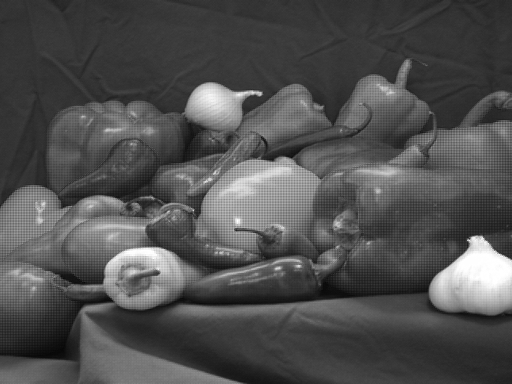
%> input picture inputGRBG.pgm (cropped and resized to the size of MATLAB's example picture), 512 x 384 px, given in place of peppers.png, which was not available
$ octave makebayergreens.m   (GNU Octave 9; MATLAB toolbox functions it lacks are replaced by stand-ins)
%> lines starting %> are read from the running program, lines starting %| are printed output that depends on the picture; pictures that were not available may be replaced by others from this repository, and a replacement may not be noted
A=imread('peppers.png');
%> A is the input picture: size 384x512x3 uint8; min 7, max 255, mean 79.8
%A=imread('fabric.png');
A2=imresize(A,[484,724]);
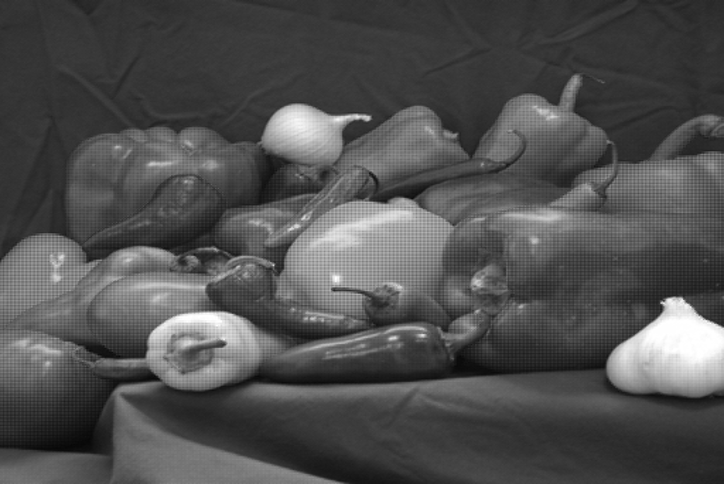
%> A2: size 484x724x3 uint8; min 7, max 255, mean 79.8
imshow(A2);
size(A2)
%> ans = [484 724 3]
B=zeros(484,724);
B(1:2:end,1:2:end)=A2(1:2:end,1:2:end,2);
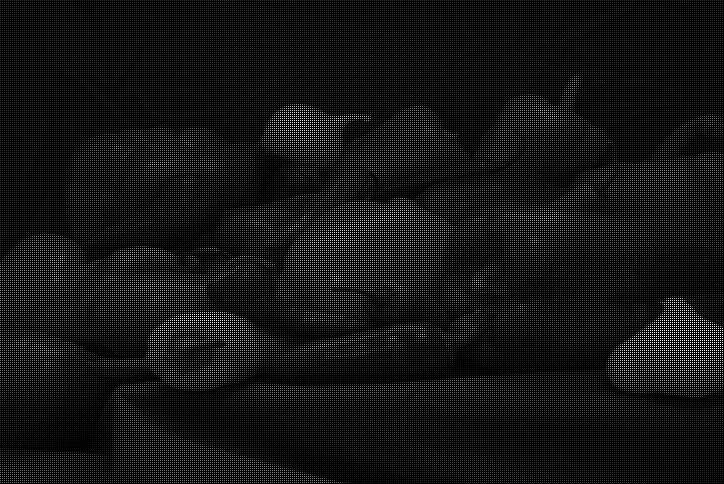
%> B: size 484x724 double; min 0, max 255, mean 20.1
B(2:2:end,2:2:end)=A2(2:2:end,2:2:end,2);
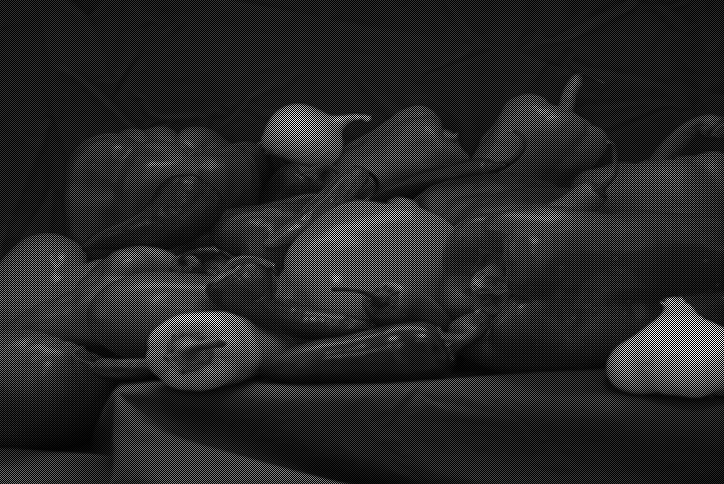
%> B: size 484x724 double; min 0, max 255, mean 39.9
B(1:2:end,2:2:end)=A2(1:2:end,2:2:end,1);
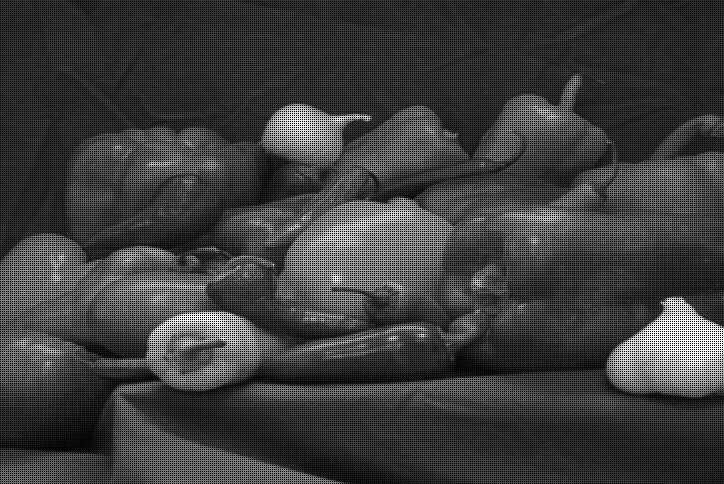
%> B: size 484x724 double; min 0, max 255, mean 60.1
B(2:2:end,1:2:end)=A2(1:2:end,2:2:end,3);
%%
Bd=double(B/255);
Bd2p2=Bd.^(2.2);
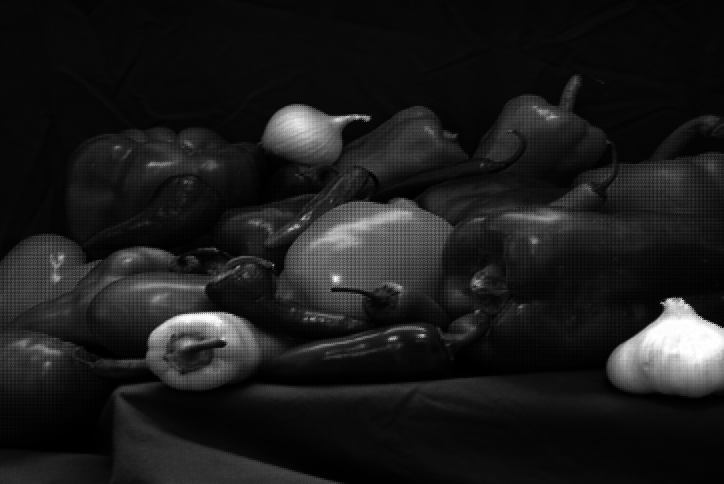
%> Bd2p2: size 484x724 double; min 0.000367, max 1, mean 0.109
B2p2 = uint8(255*Bd2p2);
imshow(uint8(B2p2));
%%
B = 4*double(B2p2); % make it 10 bit input
% write out ascii values
fid = fopen('inputGRBG10bitg2p2.pgm','wt');
fprintf(fid,'P2 %3d %3d %4d\n',size(B,2),size(B,1),1023);
for r=1:size(B,1)
    for c=1:size(B,2)
        fprintf(fid,'%4d ',B(r,c));
    end;
    fprintf(fid,'\n');
end;
fclose(fid);
%imwrite(uint16(B),'inputGRBG10bit.pgm','Encoding','ASCII','MaxValue',1023);
